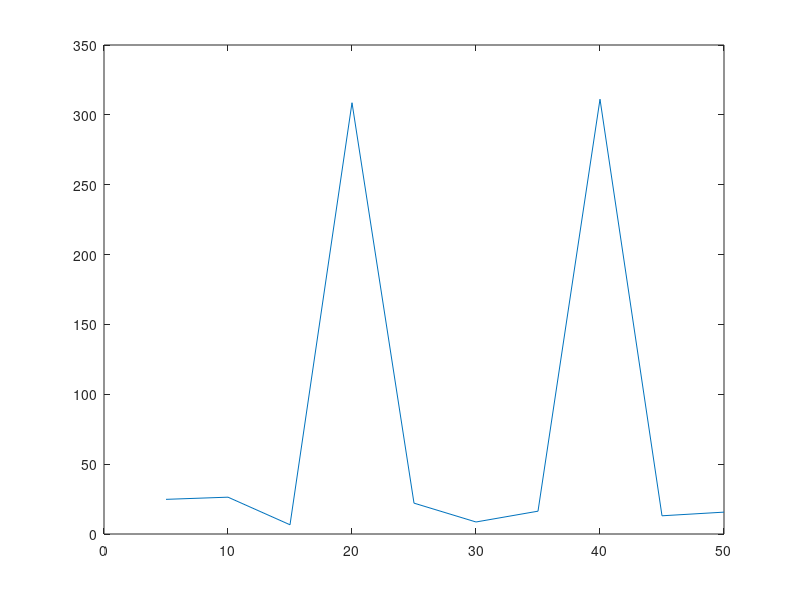

Here is the MATLAB script that generated this plot:
close all;
clear all;

w0 = 0.05*pi;
phi = 0;
sigmavCarre = 0.1;
N = 100;
%P = 10;

%Ajout du bruit
d = zeros(1,N);
v = zeros(1,N);
x = zeros(1,N);

for n=1:N
    d(n)=sin(w0*n +phi);
    v(n)=sigmavCarre*randn;
    x(n)= d(n)+v(n);
end

%Recherche des coefficients de Wopt:
GainValues = zeros(1,10);
PValues = zeros(1,10);

j = 1;
for P = 5:5:50
    PValues(1,j) = P;
    xP = x(1,1:P);
    dP = d(1,1:P);
    rdx = xcorr(dP,xP);
    rdx = rdx(:,1:P);
    rx = xcorr(xP);
    rx = rx(:,1:P);

    %Matrice d'autocorrélation Rx
    Rx = toeplitz(rx);
    Wopt = inv(Rx)*transpose(rdx);

    %Sortie du filtre
    xP = transpose(xP);
    Xbuffer = zeros(P,1);
    for i=1:N
        Xbuffer = [x(i);Xbuffer(1:P-1,:)];
        dchap(i) = transpose(Wopt)*Xbuffer;
    end

    %calcul du gain
    rd = xcorr(dP);
    RSBav = 10*log(rd(1,1)/(sigmavCarre));
    vP = v(1,1:P);
    rv = xcorr(vP);
    rv = rv(1,1:P);
    Rv = toeplitz(rv);
    rd = xcorr(dP);
    rd = rd(1,1:P);
    Rd = toeplitz(rd);
    RSBap = 10*log((transpose(Wopt)*Rd*Wopt/(transpose(Wopt)*Rv*Wopt)));
    gain = RSBap - RSBav;
    GainValues(1,j) = gain;
    j=j+1;
end
plot(PValues,GainValues);



